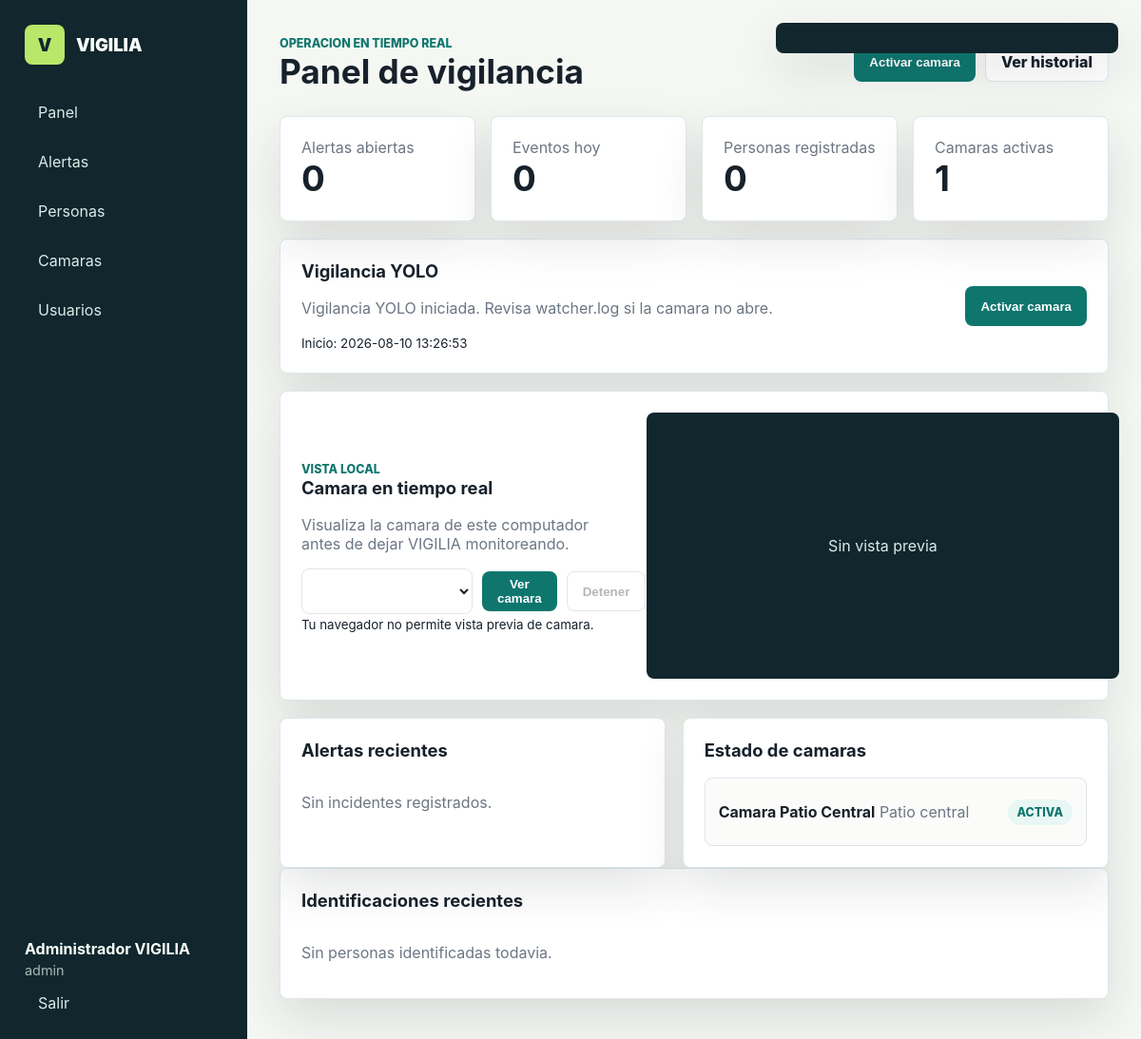
/index.php?route=dashboard (signed in), run on the app's committed database.
### tables this page shows
CREATE TABLE IF NOT EXISTS cameras (
    id INT AUTO_INCREMENT PRIMARY KEY,
    name VARCHAR(120) NOT NULL,
    source VARCHAR(255) NOT NULL,
    location VARCHAR(160) NULL,
    active TINYINT(1) NOT NULL DEFAULT 1,
    last_heartbeat DATETIME NULL,
    created_at DATETIME NOT NULL DEFAULT CURRENT_TIMESTAMP,
    UNIQUE KEY uq_cameras_name (name)
);

### vigilia/bootstrap.php (called while the page is built, shortened)
<?php
function e(?string $value): string
{
    return htmlspecialchars((string) $value, ENT_QUOTES, 'UTF-8');
}
function watcher_status(): array
{
    $statusPath = __DIR__ . '/storage/watcher-status.json';
    $status = json_decode((string) file_get_contents($statusPath), true);
    return $status + ['running' => false, 'message' => 'Estado de vigilancia no disponible.'];
}

### vigilia/views/dashboard.php (the view, shortened to what this page needs)
<?php
$stats = [
    'open' => (int) $pdo->query('SELECT COUNT(*) FROM incidents WHERE status = "open"')->fetchColumn(),
    'today' => (int) $pdo->query('SELECT COUNT(*) FROM incidents WHERE DATE(created_at) = CURDATE()')->fetchColumn(),
    'people' => (int) $pdo->query('SELECT COUNT(*) FROM people')->fetchColumn(),
    'cameras' => (int) $pdo->query('SELECT COUNT(*) FROM cameras WHERE active = 1')->fetchColumn(),
];
$incidents = $pdo->query('SELECT * FROM incidents ORDER BY created_at DESC LIMIT 8')->fetchAll();
$cameras = $pdo->query('SELECT * FROM cameras ORDER BY name')->fetchAll();
$sightings = $pdo->query(
    'SELECT s.*, p.full_name
     FROM sightings s
     JOIN people p ON p.id = s.person_id
     ORDER BY s.created_at DESC
     LIMIT 6'
)->fetchAll();
$watcher = watcher_status();
?>
<header class="topbar">
    <div>
        <span class="eyebrow">Operacion en tiempo real</span>
        <h1>Panel de vigilancia</h1>
    </div>
    <div class="actions">
        <form method="post" action="index.php?route=watcher">
            <button class="primary">Activar camara</button>
        </form>
        <a class="ghost" href="index.php?route=incidents">Ver historial</a>
    </div>
</header>
<section class="metrics">
    <article><span>Alertas abiertas</span><strong><?= $stats['open'] ?></strong></article>
    <article><span>Eventos hoy</span><strong><?= $stats['today'] ?></strong></article>
    <article><span>Personas registradas</span><strong><?= $stats['people'] ?></strong></article>
    <article><span>Camaras activas</span><strong><?= $stats['cameras'] ?></strong></article>
</section>
<section class="panel watcher-panel">
    <div>
        <h2>Vigilancia YOLO</h2>
        <p class="muted"><?= e($watcher['message']) ?></p>
        <?php if (!empty($watcher['started_at'])): ?>
            <small>Inicio: <?= e($watcher['started_at']) ?></small>
        <?php endif; ?>
    </div>
    <form method="post" action="index.php?route=watcher">
        <button class="primary">Activar camara</button>
    </form>
</section>
<section class="panel camera-preview" data-camera-preview>
    <div class="preview-copy">
        <span class="eyebrow">Vista local</span>
        <h2>Camara en tiempo real</h2>
        <p class="muted">Visualiza la camara de este computador antes de dejar VIGILIA monitoreando.</p>
        <div class="preview-controls">
            <select data-camera-select aria-label="Seleccionar camara"></select>
            <button class="primary" type="button" data-camera-start>Ver camara</button>
            <button class="ghost" type="button" data-camera-stop disabled>Detener</button>
        </div>
        <small data-camera-message>El navegador pedira permiso para usar la camara.</small>
    </div>
    <div class="video-frame">
        <video data-camera-video autoplay playsinline muted></video>
        <span data-camera-empty>Sin vista previa</span>
    </div>
</section>
<section class="grid two">
    <div class="panel">
        <h2>Alertas recientes</h2>
        <div class="timeline">
            <?php if (!$incidents): ?><p class="muted">Sin incidentes registrados.</p><?php endif; ?>
        </div>
    </div>
    <div class="panel">
        <h2>Estado de camaras</h2>
        <div class="camera-list">
            <?php foreach ($cameras as $camera): ?>
                <div class="camera-row">
                    <div>
                        <strong><?= e($camera['name']) ?></strong>
                        <span><?= e($camera['location']) ?></span>
                    </div>
                    <span class="<?= $camera['active'] ? 'status on' : 'status off' ?>">
                        <?= $camera['active'] ? 'Activa' : 'Pausada' ?>
                    </span>
                </div>
            <?php endforeach; ?>
        </div>
    </div>
</section>
<section class="panel spaced">
    <h2>Identificaciones recientes</h2>
    <div class="timeline">
        <?php if (!$sightings): ?><p class="muted">Sin personas identificadas todavia.</p><?php endif; ?>
    </div>
</section>

### vigilia/assets/styles.css (style rules this page uses)
:root { --ink: #17212b; --muted: #6c7684; --line: #dfe6ea; --page: #f5f7f3; --panel: #ffffff; --teal: #0f766e; --lime: #b9e769; --coral: #f9735b; --violet: #6d5dfc; --shadow: 0 20px 50px rgba(23, 33, 43, 0.12); }
* { box-sizing: border-box; }
body { margin: 0; min-height: 100vh; background: var(--page); color: var(--ink); font-family: Inter, ui-sans-serif, system-ui, -apple-system, BlinkMacSystemFont, "Segoe UI", sans-serif; }
a { color: inherit; text-decoration: none; }
.topbar { display: flex; align-items: center; justify-content: space-between; gap: 16px; margin-bottom: 26px; }
.actions, .row-actions { display: flex; align-items: center; gap: 10px; flex-wrap: wrap; }
h1, h2 { margin: 0; letter-spacing: 0; }
h1 { font-size: 2.2rem; }
h2 { font-size: 1.15rem; margin-bottom: 18px; }
.eyebrow { color: var(--teal); font-weight: 800; letter-spacing: 0; text-transform: uppercase; font-size: 0.78rem; }
.metrics { display: grid; grid-template-columns: repeat(4, minmax(0, 1fr)); gap: 16px; margin-bottom: 18px; }
.metrics article, .panel { background: var(--panel); border: 1px solid var(--line); border-radius: 8px; box-shadow: var(--shadow); }
.metrics article { padding: 22px; }
.metrics span { color: var(--muted); display: block; }
.metrics strong { font-size: 2.3rem; }
.panel { padding: 22px; }
.grid { display: grid; gap: 18px; }
.grid.two { grid-template-columns: minmax(0, 0.95fr) minmax(0, 1.05fr); }
.stack, .timeline, .camera-list { display: grid; gap: 12px; }
.watcher-panel { display: flex; justify-content: space-between; align-items: center; gap: 18px; margin-bottom: 18px; }
.camera-preview { display: grid; grid-template-columns: minmax(260px, 0.85fr) minmax(320px, 1.15fr); gap: 20px; align-items: center; margin-bottom: 18px; }
.preview-copy p { margin: 8px 0 16px; }
.preview-controls { display: grid; grid-template-columns: minmax(180px, 1fr) auto auto; gap: 10px; align-items: center; }
.video-frame { position: relative; overflow: hidden; min-height: 280px; aspect-ratio: 16 / 9; border-radius: 8px; background: #11262d; display: grid; place-items: center; color: #d9ebe8; }
.video-frame video { width: 100%; height: 100%; object-fit: cover; }
.video-frame span { position: absolute; inset: 0; display: grid; place-items: center; pointer-events: none; }
.event, .item-row, .camera-row { min-height: 72px; display: flex; align-items: center; justify-content: space-between; gap: 14px; padding: 14px; border: 1px solid var(--line); border-radius: 8px; background: #fbfcf9; }
.event small, .item-row span, .camera-row span, .muted { color: var(--muted); }
.badge, .status { width: fit-content; padding: 6px 10px; border-radius: 999px; font-size: 0.78rem; font-weight: 800; text-transform: uppercase; }
.status.on { background: #e8f7f4; color: var(--teal); }
input, textarea, select { width: 100%; border: 1px solid var(--line); border-radius: 8px; padding: 12px 13px; font: inherit; color: var(--ink); background: white; }
button, .primary, .ghost { border: 0; border-radius: 8px; min-height: 42px; padding: 0 16px; font-weight: 850; cursor: pointer; }
.primary { background: var(--teal); color: white; }
.ghost { display: inline-grid; place-items: center; border: 1px solid var(--line); background: white; }
.spaced { margin-bottom: 18px; }

### data on the page
cameras: source "0", name "Camara Patio Central", location "Patio central", active "ACTIVA"

### other printed values
$user['name'] "Administrador VIGILIA"
$user['role'] "admin"
$stats['cameras'] "1"
$watcher['message'] "Vigilancia YOLO iniciada. Revisa watcher.log si la camara no abre."
$watcher['started_at'] "2026-08-10 13:26:53"
